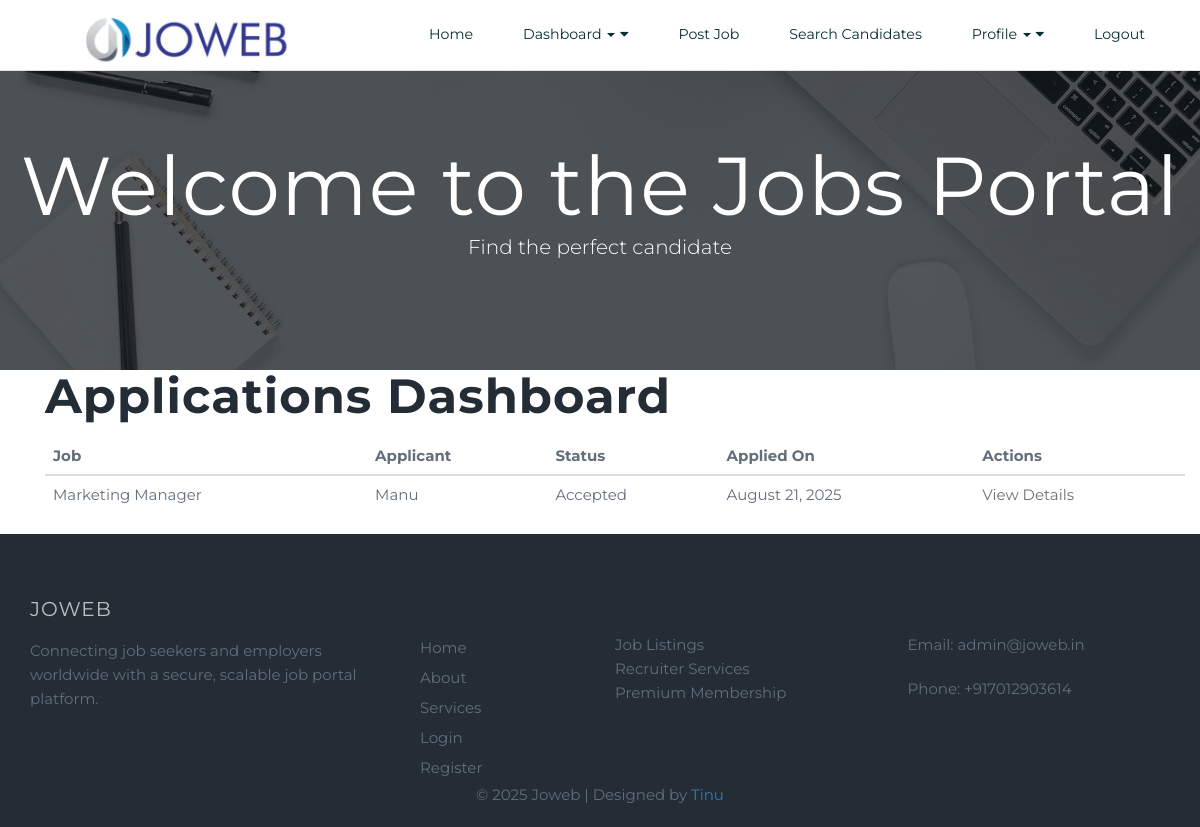
/jobs/applications-dashboard/ (signed in), run on an earlier commit of the app's database.
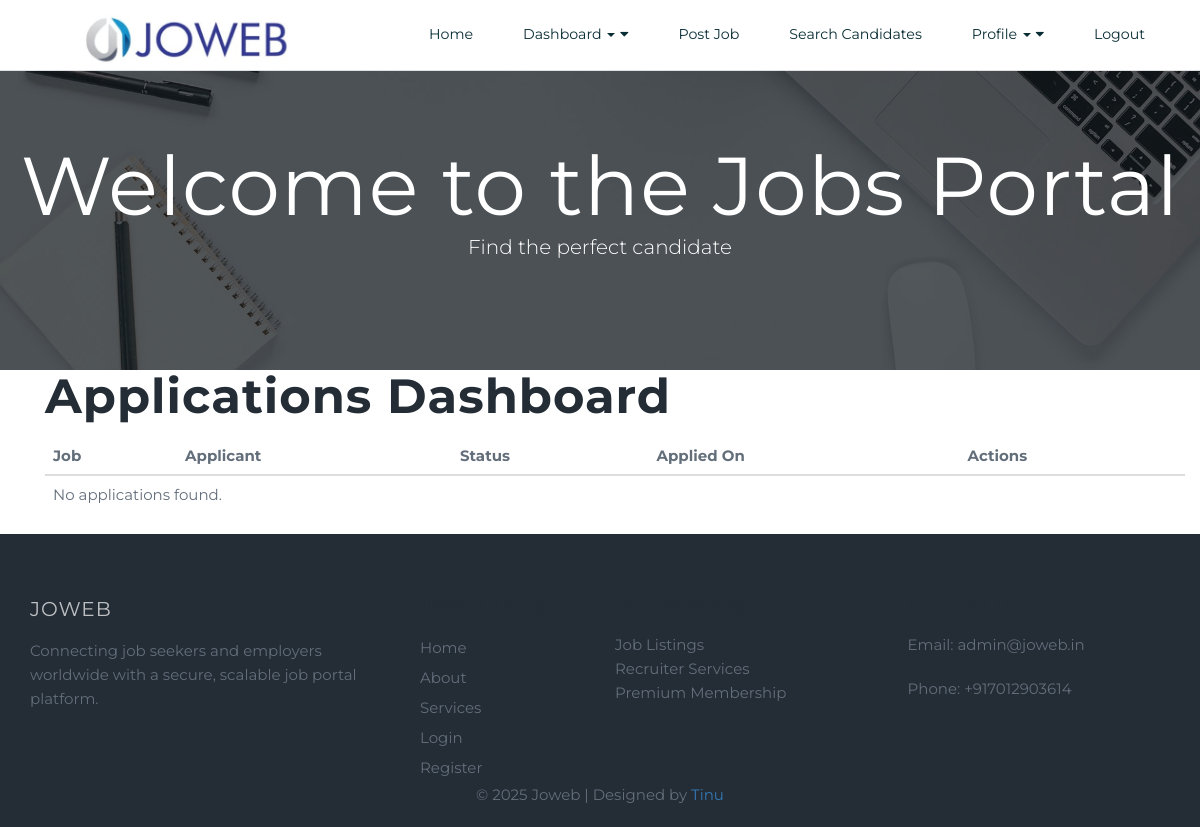
And on a later commit of the database.
### adminpanel/models.py (models this page shows, shortened)
class Application(models.Model):
    STATUS_CHOICES = [
        ('Pending', 'Pending'),
        ('Reviewed', 'Reviewed'),
        ('Accepted', 'Accepted'),
        ('Rejected', 'Rejected'),
    ]
    job = models.ForeignKey('Job', on_delete=models.CASCADE, related_name='applications')
    applicant = models.ForeignKey('CustomUser', on_delete=models.CASCADE, related_name='applications')
    resume = models.FileField(upload_to='resumes/', help_text="Upload your resume.")
    cover_letter = models.FileField(
        upload_to='cover_letters/',
        null=True,
        blank=True,
        help_text="Upload an optional cover letter."
    )
    status = models.CharField(max_length=50, choices=STATUS_CHOICES, default='Pending')
    applied_at = models.DateTimeField(auto_now_add=True)

class Job(models.Model):
    JOB_TYPE_CHOICES = [
        ('Part Time', 'Part Time'),
        ('Full Time', 'Full Time'),
        ('Contract', 'Contract'),
        ('Freelance', 'Freelance'),
        ('Commission', 'Commission'),
    ]
    REGION_CHOICES = [
        ('Anywhere', 'Anywhere'),
        ('India', 'India'),
        ('USA', 'USA'),
        ('Canada', 'Canada'),
    ]
    STATUS_CHOICES = [
        ('active', 'Active'),
        ('inactive', 'Inactive'),
        ('closed', 'Closed'),
    ]
    email = models.EmailField(help_text="Contact email for this job posting.")
    job_title = models.CharField(max_length=255, db_index=True)
    job_location = models.CharField(max_length=255)
    job_category = models.CharField(max_length=100, default="General") # ✅ Added job_category
    job_region = models.CharField(max_length=100, choices=REGION_CHOICES, db_index=True)
    job_type = models.CharField(max_length=50, choices=JOB_TYPE_CHOICES)
    job_description = models.TextField()
    qualifications = models.TextField()
    salary = models.DecimalField(max_digits=10, decimal_places=2, blank=True, null=True)
    company_name = models.CharField(max_length=255)
    company_tagline = models.CharField(max_length=255, blank=True, null=True)
    company_description = models.TextField(blank=True, null=True)
    company_website = models.URLField(blank=True, null=True)
    featured_image = models.ImageField(upload_to='job_images/', blank=True, null=True)
    logo = models.ImageField(upload_to='company_logos/', blank=True, null=True)
    is_premium = models.BooleanField(default=False)
    posted_by = models.ForeignKey(CustomUser, on_delete=models.CASCADE, related_name='jobs')
    posted_at = models.DateTimeField(auto_now_add=True)
    status = models.CharField(max_length=10, choices=STATUS_CHOICES, default='active')

class CustomUser(AbstractUser):
    ROLE_CHOICES = [
        ('candidate', 'Candidate'),
        ('recruiter', 'Recruiter'),
    ]
    role = models.CharField(max_length=20, choices=ROLE_CHOICES, default='candidate')
    is_email_verified = models.BooleanField(default=False)
    is_premium = models.BooleanField(default=False)
    premium_expiry = models.DateTimeField(blank=True, null=True)
    objects = CustomUserManager()
    def check_premium_status(self):
        if self.is_premium and self.premium_expiry and self.premium_expiry < now():
            self.is_premium = False
            self.save(update_fields=["is_premium"])
        return self.is_premium

### jobs/views.py (the view)
# urls.py: path('applications-dashboard/', views.applications_dashboard, name='applications_dashboard'),
@login_required
def applications_dashboard(request):
    applications = Application.objects.filter(job__posted_by=request.user)
    return render(request, 'jobs/applications_dashboard.html', {'applications': applications})

### users/context_processors.py (called while the page is built)
def premium_status(request):
    is_premium = False
    if request.user.is_authenticated:
        try:
            is_premium = request.user.check_premium_status()
        except Exception:
            is_premium = getattr(request.user, "is_premium", False)
    return {"IS_PREMIUM": is_premium}

### jobs/templates/jobs/applications_dashboard.html (shortened to what this page needs)
{% extends 'jobs/jobs_base.html' %}
{% block content %}
<div class="container">
    <h1>Applications Dashboard</h1>
    <table class="table">
        <thead>
            <tr>
                <th>Job</th>
                <th>Applicant</th>
                <th>Status</th>
                <th>Applied On</th>
                <th>Actions</th>
            </tr>
        </thead>
        <tbody>
            {% for application in applications %}
                <tr>
                    <td>{{ application.job.job_title }}</td>
                    <td>{{ application.applicant.username }}</td>
                    <td>{{ application.status }}</td>
                    <td>{{ application.applied_at|date:"F d, Y" }}</td>
                    <td><a href="{% url 'jobs:application_details' application.id %}">View Details</a></td>
                </tr>
            {% empty %}
                <tr>
                    <td colspan="5">No applications found.</td>
                </tr>
            {% endfor %}
        </tbody>
    </table>
</div>
{% endblock %}

What changed in the data, as far as the page shows it:
removed Application: job.job_title "Marketing Manager", applicant.username "Manu", status "Accepted", applied_at "August 21, 2025"
Also different on the page:
text now shown: "No applications found."
